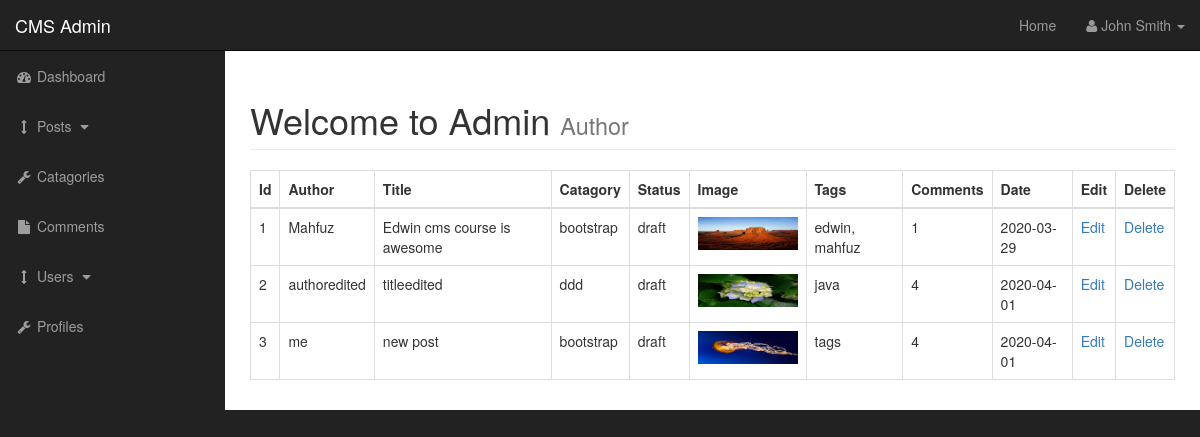
Page /admin/posts.php on the earlier database version.
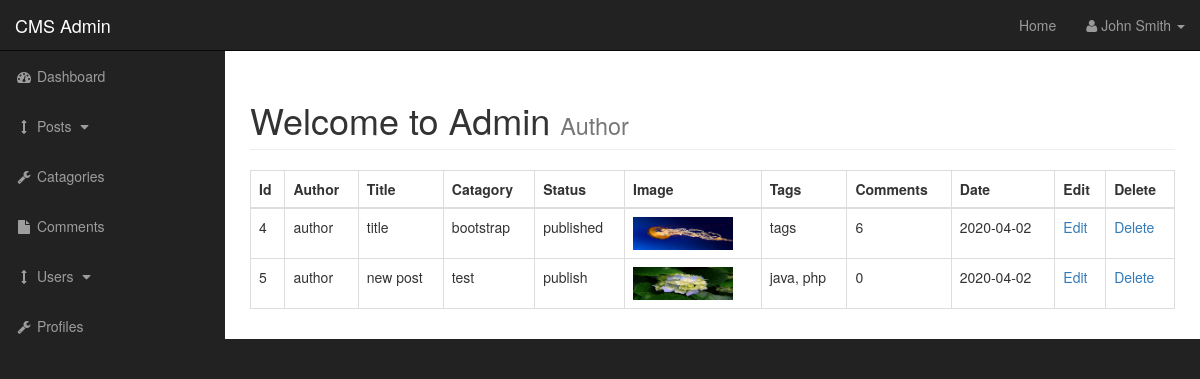
Same page on the later database version.
### tables this page shows
CREATE TABLE `posts` (
  `postId` int(3) NOT NULL,
  `postCatagoryId` int(3) NOT NULL,
  `postTitle` varchar(255) NOT NULL,
  `postAuthor` varchar(255) NOT NULL,
  `postDate` date NOT NULL,
  `postImage` text NOT NULL,
  `postContent` text NOT NULL,
  `postTags` varchar(255) NOT NULL,
  `postCommentCount` int(11) NOT NULL,
  `postStatus` varchar(255) NOT NULL DEFAULT 'draft'
);

CREATE TABLE `catagories` (
  `catId` int(3) NOT NULL,
  `catTitle` varchar(255) NOT NULL
);

### admin/includes/view_all_post.php (the view, shortened to what this page needs)
<table class="table table-bordered table-hover">
                            <thead>
                                <tr>
                                    <th>Id</th>
                                    <th>Author</th>
                                    <th>Title</th>
                                    <th>Catagory</th>
                                    <th>Status</th>
                                    <th>Image</th>
                                    <th>Tags</th>
                                    <th>Comments</th>
                                    <th>Date</th>
                                    <th>Edit</th>
                                    <th>Delete</th>
                                </tr>
                            </thead>
                            <tbody>
                                <?php
                                $query = "SELECT * FROM posts";
                                $selectPosts = mysqli_query($connection,$query);
                                while($row = mysqli_fetch_assoc($selectPosts)){
                                    $postId = $row['postId'];
                                    $postAuthor = $row['postAuthor'];
                                    $postTitle = $row['postTitle'];
                                    $postCatagoryId = $row['postCatagoryId'];
                                    $postStatus = $row['postStatus'];
                                    $postImage = $row['postImage'];
                                    $postTags = $row['postTags'];
                                    $postCommentCount = $row['postCommentCount'];
                                    $postDate = $row['postDate'];
                                    echo "<tr>";
                                    echo "<td>{$postId}</td>";
                                    echo "<td>{$postAuthor}</td>";
                                    echo "<td>{$postTitle}</td>";
                                    $query = "SELECT * FROM catagories WHERE catId = {$postCatagoryId}";
                                    $selectCatagoriesUpdate = mysqli_query($connection,$query);
                                    while($row = mysqli_fetch_assoc($selectCatagoriesUpdate)){
                                        $catTitle = $row['catTitle'];
                                    echo "<td>{$catTitle}</td>";
                                }
                                    echo "<td>{$postStatus}</td>";
                                    echo "<td><img width='100' src='../images/{$postImage}' alt = 'image'></td>";
                                    echo "<td>{$postTags}</td>";
                                    echo "<td>{$postCommentCount}</td>";
                                    echo "<td>{$postDate}</td>";
                                    echo "<td><a href='posts.php?source=editPost&p_id={$postId}'>Edit</a></td>";
                                    echo "<td><a href='posts.php?delete={$postId}'>Delete</a></td>";
                                    echo "</tr>";
                            }
                                ?>
                            </tbody>
                        </table>

### admin/includes/admin_nav.php (shortened to what this page needs)
<nav class="navbar navbar-inverse navbar-fixed-top" role="navigation">
            <div class="navbar-header">
                <a class="navbar-brand" href="index.php">CMS Admin</a>
            </div>
            <ul class="nav navbar-right top-nav">
                <li><a href="../index.php">Home</a></li>
                <li class="dropdown">
                    <a href="#" class="dropdown-toggle" data-toggle="dropdown"><i class="fa fa-user"></i> John Smith <b class="caret"></b></a>
                </li>
            </ul>
            <div class="collapse navbar-collapse navbar-ex1-collapse">
                <ul class="nav navbar-nav side-nav">
                    <li>
                        <a href="index.php"><i class="fa fa-fw fa-dashboard"></i> Dashboard</a>
                    </li>
                    <li>
                        <a href="javascript:;" data-toggle="collapse" data-target="#postsDropdown"><i class="fa fa-fw fa-arrows-v"></i> Posts <i class="fa fa-fw fa-caret-down"></i></a>
                    </li>
                    <li>
                        <a href="./catagories.php"><i class="fa fa-fw fa-wrench"></i> Catagories</a>
                    </li>
                    <li>
                        <a href="comments.php"><i class="fa fa-fw fa-file"></i> Comments</a>
                    </li>
                    <li>
                        <a href="javascript:;" data-toggle="collapse" data-target="#demo"><i class="fa fa-fw fa-arrows-v"></i> Users <i class="fa fa-fw fa-caret-down"></i></a>
                    </li>
                    <li>
                        <a href="bootstrap-grid.html"><i class="fa fa-fw fa-wrench"></i> Profiles</a>
                    </li>
                </ul>
            </div>
        </nav>

Differences in the rows shown:
removed posts: postId "1", postAuthor "Mahfuz", postTitle "Edwin cms course is awesome", postStatus "draft", postImage (picture), postTags "edwin, mahfuz", postCommentCount "1", postDate "2020-03-29", catagories (catTitle "bootstrap")
removed posts: postId "2", postAuthor "authoredited", postTitle "titleedited", postStatus "draft", postImage (picture), postTags "java", postCommentCount "4", postDate "2020-04-01"
no longer on this page (row unchanged): catagories: catTitle "ddd", shown under "2"
removed posts: postId "3", postAuthor "me", postTitle "new post", postStatus "draft", postImage (picture), postTags "tags", postCommentCount "4", postDate "2020-04-01", catagories (catTitle "bootstrap")
added posts: postId "4", postAuthor "author", postTitle "title", postStatus "published", postImage (picture), postTags "tags", postCommentCount "6", postDate "2020-04-02", catagories (catTitle "bootstrap")
added posts: postId "5", postAuthor "author", postTitle "new post", postStatus "publish", postImage (picture), postTags "java, php", postCommentCount "0", postDate "2020-04-02"
now on this page (row unchanged): catagories: catTitle "test", shown under "5"
